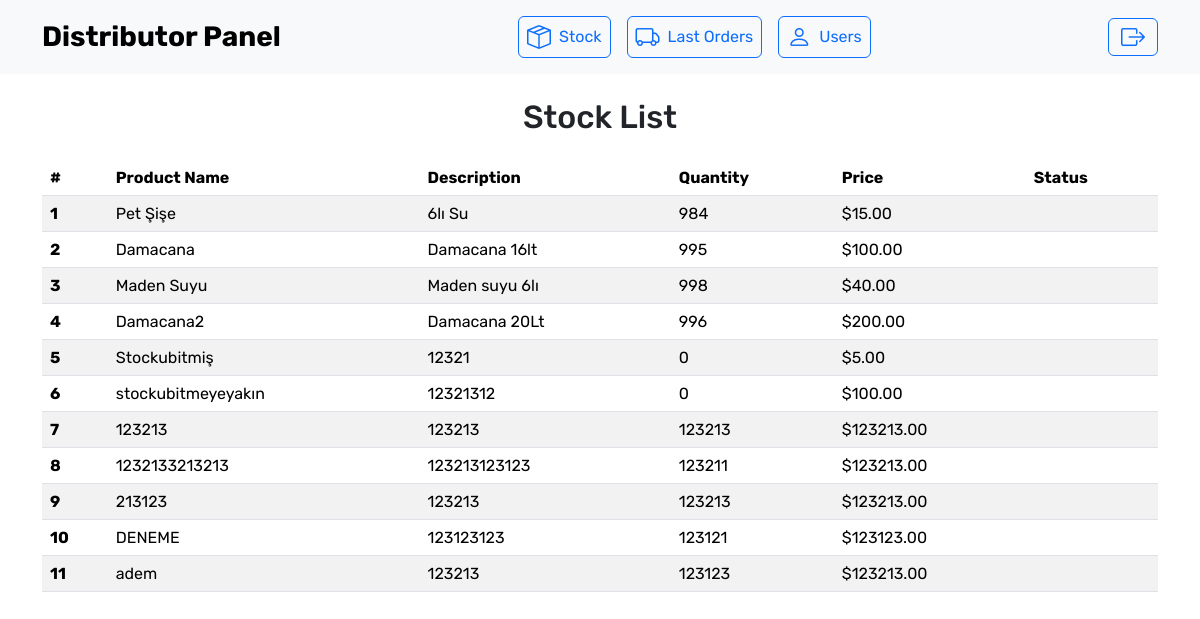
Page /stock/ on the earlier database version.
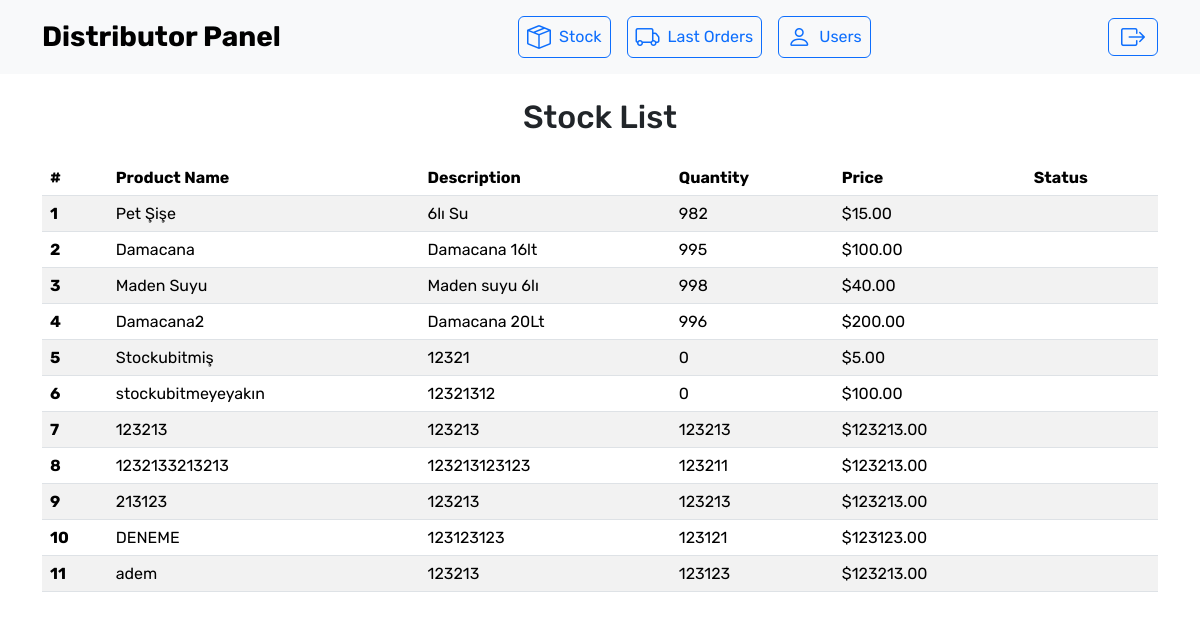
Same page on the later database version.
### waterproject/models.py (models this page shows, shortened)
class Product(models.Model):
    category = models.ForeignKey(Category, on_delete=models.CASCADE, related_name='products')
    name = models.CharField(max_length=100)
    description = models.TextField()
    price = models.DecimalField(max_digits=8, decimal_places=2)
    stock = models.IntegerField(default=0)
    image = models.ImageField(upload_to='products/', null=True, blank=True)

### waterproject/views.py (the view)
# urls.py: path('stock/', stock_list, name='stock_list'),
def stock_list(request):
    products = Product.objects.all()
    return render(request, 'stock_list.html', {'products': products})

### waterproject/templates/stock_list.html (shortened to what this page needs)
{% extends "dashboardbase.html" %}
{% load static %}
{% block content %}
    <body>
    <nav class="navbar navbar-expand-lg navbar-light bg-light">
        <div class="container">
            <a class="navbar-brand fw-bold fs-3" href="{% url 'staff_dashboard' %}">Distributor Panel</a>
            <div class="mx-auto d-flex justify-content-center align-items-center">
                <button class="btn btn-outline-primary m-2 p-2 d-flex align-items-center"
                        onclick="window.location.href='{% url 'stock_list' %}'">
                    <i class="bi bi-box-seam fs-4 me-2"></i>
                    <span class="fs-6">Stock</span>
                </button>
                <button class="btn btn-outline-primary m-2 p-2 d-flex align-items-center"
                        onclick="window.location.href='{% url 'last_orders' %}'">
                    <i class="bi bi-truck fs-4 me-2"></i>
                    <span class="fs-6">Last Orders</span>
                </button>
                <button class="btn btn-outline-primary m-2 p-2 d-flex align-items-center"
                        onclick="window.location.href='{% url 'user_list' %}'">
                    <i class="bi bi-person fs-4 me-2"></i>
                    <span class="fs-6">Users</span>
                </button>
            </div>
            <div class="d-flex align-items-center">
                <form action="{% url 'logout' %}" method="post" class="mb-0 ms-3">
                    <button type="submit" class="btn btn-outline-primary">
                        <i class="bi bi-box-arrow-right"></i>
                    </button>
                </form>
            </div>
        </div>
    </nav>
    <div class="container my-4">
        <h2 class="text-center mb-4">Stock List</h2>
        <table class="table table-striped">
            <thead>
                <tr>
                    <th scope="col">#</th>
                    <th scope="col">Product Name</th>
                    <th scope="col">Description</th>
                    <th scope="col">Quantity</th>
                    <th scope="col">Price</th>
                    <th scope="col">Status</th>
                </tr>
            </thead>
            <tbody>
                {% for product in products %}
                    <tr class="{% if product.status == 'pending' %}bg-warning{% elif product.status == 'complete' %}bg-success text-white{% endif %}">
                        <th scope="row">{{ forloop.counter }}</th>
                        <td>{{ product.name }}</td>
                        <td>{{ product.description }}</td>
                        <td>{{ product.stock }}</td>
                        <td>${{ product.price }}</td>
                        <td>{{ product.status|capfirst }}</td>
                    </tr>
                {% empty %}
                    <tr>
                        <td colspan="6" class="text-center">No products found.</td>
                    </tr>
                {% endfor %}
            </tbody>
        </table>
    </div>
{% endblock %}

Differences in the rows shown:
changed Product "Pet Şişe": stock "984" → "982"
